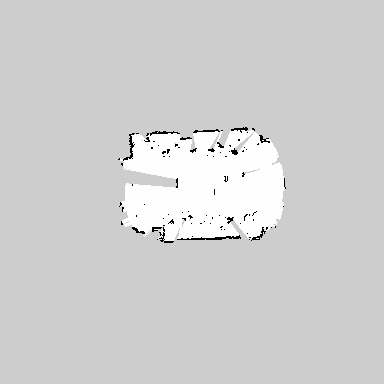
#> input picture maps/new_map.pgm, 384 x 384 px, found by its file name
$ python PathSearchTest.py
#> lines starting #> are read from the running program, lines starting #| are printed output that depends on the picture
### src/helper.py
import numpy as np
from heapq import heappush, heappop
from PIL import Image
import bezier

def read_pgm(pgm_name):
    # Open the PGM file
#> called with pgm_name = 'maps/new_map.pgm'
    image = Image.open(pgm_name)
#> image is the input picture: PIL image 384x384 L; min 0, max 254, mean 208.3
    image = image.convert("L")
    width, height = image.size
#> width = 384; height = 384
    pixels = image.load()
    left = width
#> left = 384
    right = 0
    top = height
#> top = 384
    bottom = 0

    # Iterate over the pixels and process them
    for y in range(height):
        for x in range(width):
            pixel_value = pixels[x, y]
            if pixel_value != 205:
                top = min(top, y)
                bottom = max(bottom, y)
                left = min(left, x)
                right = max(right, x)

    # Crop the image to dicard most of the gray area
    image = image.crop((left, top, right+1, bottom+1))
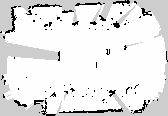
#> image: PIL image 168x116 L; min 0, max 254, mean 230.2

    # save the image to 2D np array for A* algo
    pixel_array = np.array(image)

    return pixel_array


def take_local(grid, radius, op):
#> called with radius = 4
    r = radius - 1
    paddedd = np.pad(grid, [(r, r), (r, r)], mode="edge")
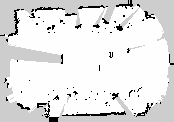
#> paddedd: shape (122, 174); min 0, max 254, mean 227.7
    result = np.empty_like(grid)

    for i in range(grid.shape[0]):
        for j in range(grid.shape[1]):
            result[i, j] = op(paddedd[i: i + 2 * r + 1, j: j + 2 * r + 1])
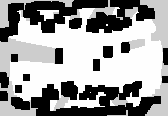
#> result: shape (116, 168); min 0, max 254, mean 155.6
    return result


def l1norm(a, b):
    return np.sum([b[0] - a[0], b[1] - a[1]])


def construct_path(start, end, came_from):
    path = []
    p = end
    while p != start:
        path.append(p)
        p = came_from[p]
    path.reverse()
    return np.array(path)


def find_route_astar(grid, start, end, heuristic = l1norm):
#> called with start = (40, 60), end = (75, 120)
    rows, cols = grid.shape
#> rows = 116; cols = 168
    directions = [(0, 1), (1, 0), (0, -1), (-1, 0), (1, 1), (1, -1), (-1, -1), (-1, 1)]  # 8-directions

    open_list = []
    heappush(open_list, (0, start))
    g_score = {start: 0}
    f_score = {start: heuristic(start, end)}
    came_from = {}

    while open_list:
        current = heappop(open_list)[1]

        if current == end:
            return construct_path(start, end, came_from)

        for dx, dy in directions:
            neighbor = (current[0] + dx, current[1] + dy)

            if (0 <= neighbor[0] < rows and
                0 <= neighbor[1] < cols and
                grid[neighbor[0], neighbor[1]] > 205):

                tentative_g_score = g_score[current] + (1.4 if abs(dx) + abs(dy) == 2 else 1)

                if neighbor not in g_score or tentative_g_score < g_score[neighbor]:
                    came_from[neighbor] = current
                    g_score[neighbor] = tentative_g_score
                    f_score[neighbor] = tentative_g_score + heuristic(neighbor, end)
                    heappush(open_list, (f_score[neighbor], neighbor))

    return None


def filter_path(path):
    if len(path) < 3:
        return path

    filtered_path = [path[0]]
    prev_delta_x = path[1][0] - path[0][0]
    prev_delta_y = path[1][1] - path[0][1]
    for i, point in enumerate(path[2:]):
        # note that i starts from 0, and point start from path[2]
        prev_point = path[i+1]
        delta_x = point[0] - prev_point[0]
        delta_y = point[1] - prev_point[1]
        if delta_x != prev_delta_x or delta_y != prev_delta_y:
            filtered_path.append(prev_point)
        prev_delta_x = delta_x
        prev_delta_y = delta_y
    filtered_path.append(path[-1])
    return np.array(filtered_path)


# [4 lines left out: function visualize, not called in this run]


def bezier_curve(points):
    # n: number between 0 and 1
    # points: list of control points
    nodes = np.asfortranarray(points.T)
    curve = bezier.Curve(nodes, degree=len(points)-1)
    return curve

### src/PathSearchTest.py
import helper
from PIL import Image
import numpy as np
import cv2

if __name__ == "__main__":
    grid = helper.read_pgm("maps/new_map.pgm")

    grid_expanded_obstacles = helper.take_local(grid, 4, np.min)

    Image.fromarray(grid_expanded_obstacles).save("new_map_1.png")

    start=(40,60)
    end=(75,120)
    #end = (76, 130)

    result_path = helper.find_route_astar(grid_expanded_obstacles, start, end)
#> result_path = 60 pairs, first value 41 to 75, second value 61 to 120
    filtered_path = helper.filter_path(result_path)
#> in filter_path, `filtered_path = [path[0]]`: filtered_path = [[41, 61]]
#> in filter_path, `prev_delta_x = path[1][0] - path[0][0]`: prev_delta_x = 1
#> the loop in filter_path, `for i, point in enumerate(path[2:]):` made 58 passes
#> (point, prev_point, delta_x, prev_delta_x) on passes 1 to 12: ([43, 63], [42, 62], 1, 1), ([44, 64], [43, 63], 1, 1), ([45, 65], [44, 64], 1, 1), ([46, 66], [45, 65], 1, 1), ([47, 67], [46, 66], 1, 1), ([48, 68], [47, 67], 1, 1), ([49, 69], [48, 68], 1, 1), ([50, 70], [49, 69], 1, 1), ([51, 71], [50, 70], 1, 1), ([52, 72], [51, 71], 1, 1), ([53, 73], [52, 72], 1, 1), ([54, 74], [53, 73], 1, 1)
#> after the loop in filter_path, `for i, point in enumerate(path[2:]):`: filtered_path = [[41, 61], [75, 95]]
#> filtered_path = [[41, 61], [75, 95], [75, 120]]

    curve = helper.bezier_curve(filtered_path)
#> in bezier_curve, `nodes = np.asfortranarray(points.T)`: nodes = [[41, 75, 75], [61, 95, 120]]
#> (the run stopped early here; a loop or call above may not have finished)
